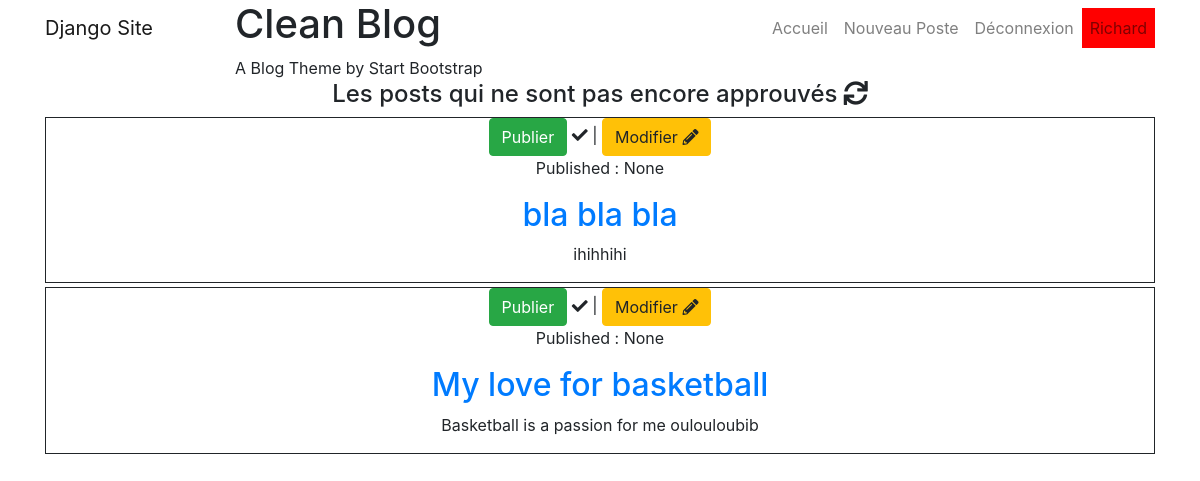
Page /post/draft/ (signed in) on the earlier database version.
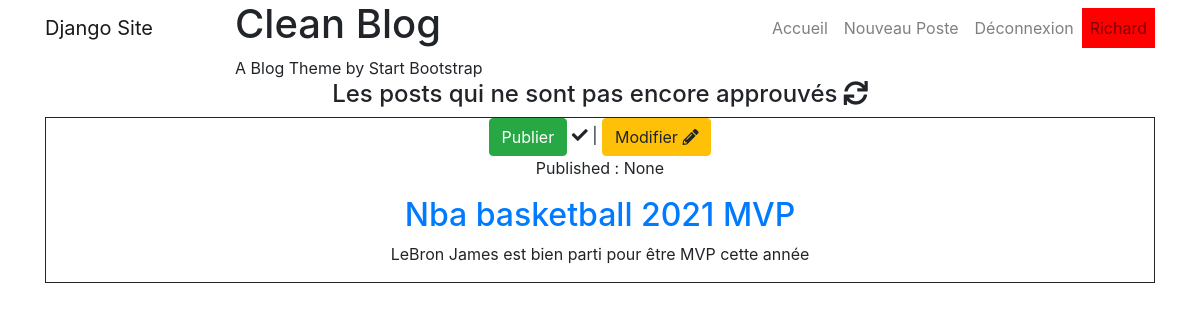
Same page on the later database version.
### blog/models.py (models this page shows, shortened)
class Post(models.Model):
	author = models.ForeignKey('auth.User',on_delete=models.CASCADE)
	title = models.CharField(max_length=200)
	text = models.TextField()
	created_date = models.DateTimeField(default=timezone.now)
	published_date = models.DateTimeField(blank=True,null=True)

### blog/views.py (the view)
# urls.py: path('post/draft/',views.draft_list_view,name='post_draft'),
@login_required
def draft_list_view(request):
	posts= Post.objects.filter(published_date=None).order_by('-created_date')
	return render(request,'blog/posts_draft.html',{'posts':posts})

### blog/templates/blog/posts_draft.html (shortened to what this page needs)
{% extends "base.html" %}
	{% block content%}
	{% include '_blog_header.html' %}
	<h4 class="text-center">Les posts qui ne sont pas encore approuvés <i class="fas fa-sync fa-spin"></i> </h4>
		<div class="container content text-center">
			{% for i in posts%}
						<div class="mb-1" style="border: solid 1px;">
							<a class="btn btn-success" href="{% url 'post_publish' i.id %}">Publier</a> <i class="fas fa-check"></i> |
							<a class="btn btn-warning" style="text-decoration: none;" href="{% url 'post_edit' i.id %}">Modifier <i class="fas fa-pencil-alt"></i></a>
							<p>Published : {{i.published_date}}</p>
							<h2><a href="{% url 'post_detail' i.id%}">{{i.title}}</a></h2>
							<p>{{i.text}}</p>
						</div>
			{% endfor %%}
		</div>
{% endblock%}

Differences in the rows shown:
removed Post: published_date "None", title "bla bla bla", text "ihihhihi"
removed Post: published_date "None", title "My love for basketball", text "Basketball is a passion for me oulouloubib"
added Post: published_date "None", title "Nba basketball 2021 MVP", text "LeBron James est bien parti pour être MVP cette année"
